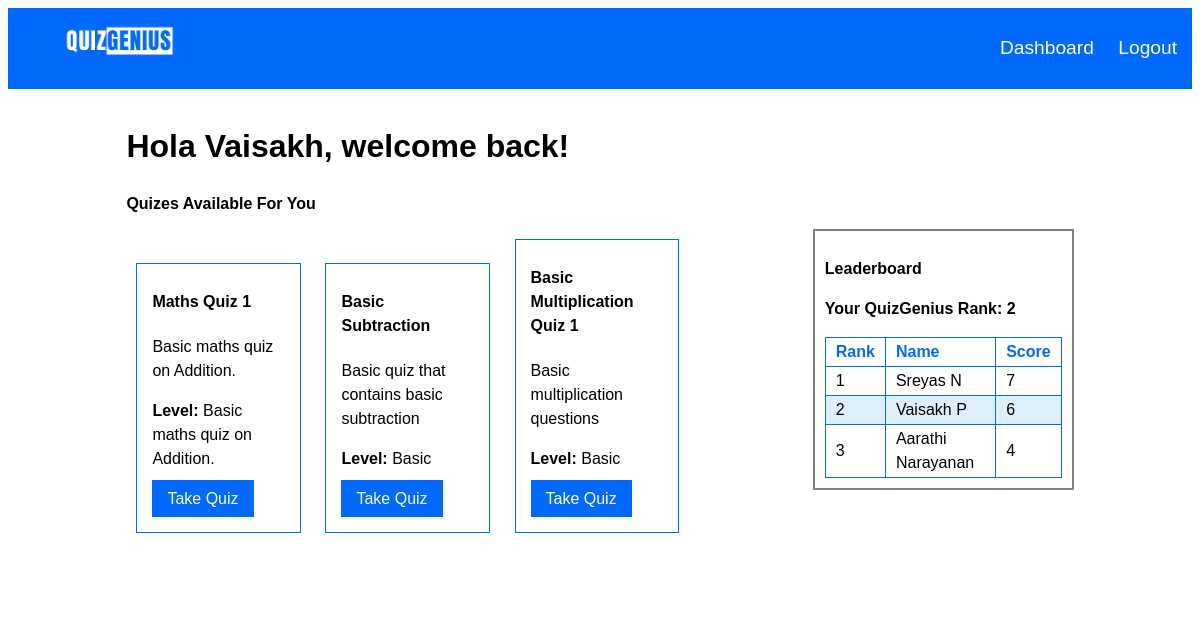
The app's page /dashboard (signed in) with its own data.
### db.py (models this page shows, shortened)
class User(UserMixin, db.Model):
    firstname = db.Column(db.String(100), nullable=False)
    lastname = db.Column(db.String(100), nullable=False)
    role = db.Column(db.String(20),nullable=False)
    id = db.Column(db.Integer, primary_key=True)
    username = db.Column(db.String(100), unique=True, nullable=False)
    pswrd = db.Column(db.String(100), nullable=False)
    total_score = db.Column(db.Integer, default=0)
    quiz_scores = db.relationship('UserQuizScore', backref = 'user', lazy=True)

class Quiz(db.Model):
    id = db.Column(db.Integer, primary_key=True)
    title = db.Column(db.String(100), nullable=False)
    description = db.Column(db.String(150), nullable=False)
    level = db.Column(db.String(10), nullable=False)
    questions = db.relationship('Question', backref='quiz', cascade='all, delete-orphan')

### routes.py (the view)
@routes.route('/dashboard')
@login_required
def dashboard():
    quizes = Quiz.query.all()
    users = User.query.all()
    user_scores = []
    for user in users:
        total_score = sum(score.score for score in user.quiz_scores)
        user_scores.append((user, total_score))
    sorted_users = sorted(user_scores, key=lambda x: x[1], reverse=True)
    print(sorted_users)
    print(current_user.id)
    for index, (user,score) in enumerate(sorted_users,1):
        if user.role=="Admin":
            sorted_users.pop(index-1)
            pass
        if current_user.id == user.id:
            current_user_rank = index
            current_user_score = score
    print(current_user_rank)
    top_performers = sorted_users[:5]
    return render_template('dashboard.html', quizes=quizes,current_user=current_user, user_score=current_user_score, current_user_rank=current_user_rank, top_performers=top_performers)

### app.py (called while the page is built)
@login_manager.user_loader
def load_user(user_id):
    if user_id is not None:
        return User.query.get(int(user_id))
    else:
        return None

### authenticator.py (called while the page is built)
def login_required(f):
    @wraps(f)
    def decorated_function(*args, **kwargs):
        if 'user_logged_in' not in session and 'admin_logged_in' not in session:
            return redirect(url_for('routes.login'))  # Redirect to login if no user or admin session
        return f(*args, **kwargs)
    return decorated_function

### templates/dashboard.html
{% extends 'base.html' %}
{% block content %}
<h1>Hola {{ current_user.firstname }}, welcome back!</h1>
<h2> Quizes Available For You</h2>
<aside>
    <h3>Leaderboard</h3>
    <table id="dashboard_table">
    <p><strong>Your QuizGenius Rank: {{ current_user_rank }}</strong></p>
        <thead>
            <tr>
                <th id="rank">Rank</th>
                <th id="name">Name</th>
                <th id="score">Score</th>
            </tr>
        </thead>
        <tbody>
            {% for (user, score) in top_performers %}
                {% if user.id == current_user.id %}
                <tr id = "current_user_rank">
                    <td>{{ loop.index }}</td>
                    <td>{{ user.firstname }} {{ user.lastname }}</td>
                    <td>{{ score }}</td>
                </tr>
                {% else %}
                <tr>
                    <td>{{ loop.index }}</td>
                    <td>{{ user.firstname }} {{ user.lastname }}</td>
                    <td>{{ score }}</td>
                </tr>
                {% endif %}
            {% endfor %}
        </tbody>
    </table>
</aside>
<div class="dashboard_quiz_container">
{% for quiz in quizes %}
<div class="dashboard_quiz">
<h4>{{ quiz.title }}</h4>
<p>{{ quiz.description }}</p>
<p><strong>Level: </strong>{{ quiz.level }}</p>
<p><a href="{{ url_for('routes.take_quiz', quiz_id=quiz.id) }}">Take Quiz</a></p>
</div>
{% endfor %}
</div>
{% endblock %}

### static/style.css (style rules this page uses)
* { font-family: 'poppins',sans-serif; }
* { font-size: 1em; line-height: 1.5em; }
.body_container h1 { font-size: 2em; }
.dashboard_quiz_container { width: 70%; }
aside { float: right; width: 25%; border: solid 2px gray; padding: 10px; }
a { text-decoration: none; color: rgb(0, 106, 255); }
.dashboard_quiz { display: inline-block; margin: 10px; margin-top: 10px; padding-left: 15px; padding-right: 15px; padding-top: 5px; padding-bottom: 5px; width: 20%; border: 1px solid #006aff; }
.dashboard_quiz a { margin-top: 10px; background-color: rgb(0, 106, 255); padding-top: 10px; padding-bottom: 10px; padding-left: 15px; padding-right: 15px; color: white; }
table, th, td { text-align: left; border: 1px solid rgb(0, 106, 255) ; border-collapse: collapse; padding: 2px; padding-left: 10px; padding-right: 10px; }
th { color: rgb(0, 106, 255) ; }
#current_user_rank { background-color: rgb(221, 239, 255); }
#dashboard_table { width: 100%; }
#rank, #score { width: 20%; }
#name { width: 60%; }
table { width: 25%; }

### records on screen
User: firstname "Vaisakh", lastname "P", score "6"
User: firstname "Sreyas", lastname "N", score "7"
User: firstname "Aarathi", lastname "Narayanan", score "4"
Quiz: title "Maths Quiz 1", description "Basic maths quiz on Addition.", level "Basic maths quiz on Addition."
Quiz: title "Basic Subtraction", description "Basic quiz that contains basic subtraction", level "Basic"
Quiz: title "Basic Multiplication Quiz 1", description "Basic multiplication questions", level "Basic"

### other values on screen
{{ current_user_rank }} "2"
